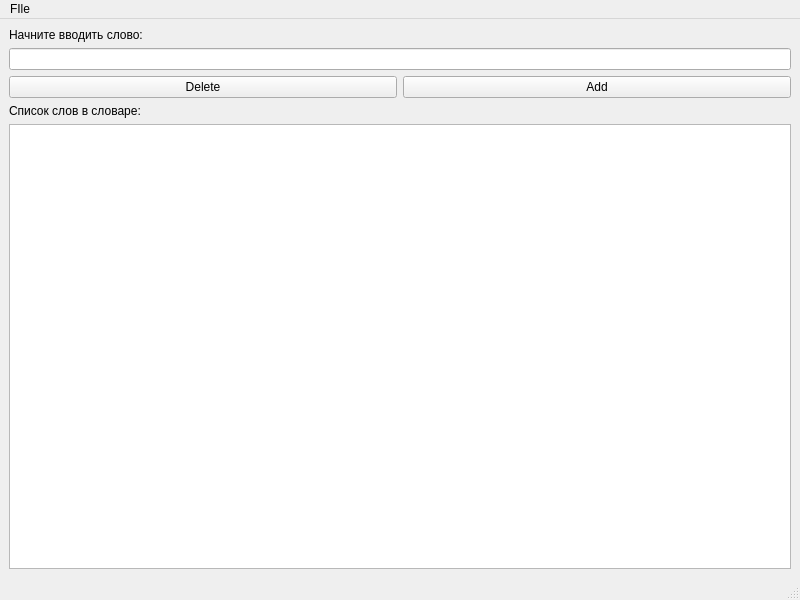
<?xml version="1.0" encoding="UTF-8"?>
<ui version="4.0">
 <class>MainWindow</class>
 <widget class="QMainWindow" name="MainWindow">
  <property name="geometry">
   <rect>
    <x>0</x>
    <y>0</y>
    <width>800</width>
    <height>600</height>
   </rect>
  </property>
  <property name="windowTitle">
   <string>MainWindow</string>
  </property>
  <widget class="QWidget" name="centralwidget">
   <layout class="QHBoxLayout" name="horizontalLayout">
    <item>
     <layout class="QVBoxLayout" name="verticalLayout_2">
      <item>
       <widget class="QLabel" name="label">
        <property name="text">
         <string>Начните вводить слово:</string>
        </property>
       </widget>
      </item>
      <item>
       <widget class="QLineEdit" name="lineEdit"/>
      </item>
      <item>
       <layout class="QHBoxLayout" name="horizontalLayout_2">
        <item>
         <widget class="QPushButton" name="pushButton_2">
          <property name="text">
           <string>Delete</string>
          </property>
         </widget>
        </item>
        <item>
         <widget class="QPushButton" name="pushButton">
          <property name="text">
           <string>Add</string>
          </property>
         </widget>
        </item>
       </layout>
      </item>
      <item>
       <widget class="QLabel" name="label_2">
        <property name="text">
         <string>Список слов в словаре:</string>
        </property>
        <property name="alignment">
         <set>Qt::AlignLeading|Qt::AlignLeft|Qt::AlignVCenter</set>
        </property>
       </widget>
      </item>
      <item>
       <widget class="QListWidget" name="listWidget"/>
      </item>
     </layout>
    </item>
   </layout>
  </widget>
  <widget class="QMenuBar" name="menubar">
   <property name="geometry">
    <rect>
     <x>0</x>
     <y>0</y>
     <width>800</width>
     <height>21</height>
    </rect>
   </property>
   <widget class="QMenu" name="menuFIle">
    <property name="title">
     <string>FIle</string>
    </property>
    <addaction name="actionOpen"/>
    <addaction name="actionSave"/>
   </widget>
   <addaction name="menuFIle"/>
  </widget>
  <widget class="QStatusBar" name="statusbar"/>
  <action name="actionFile">
   <property name="text">
    <string>File</string>
   </property>
  </action>
  <action name="actionOpen">
   <property name="text">
    <string>Open</string>
   </property>
  </action>
  <action name="actionSave">
   <property name="text">
    <string>Save</string>
   </property>
  </action>
 </widget>
 <resources/>
 <connections/>
</ui>
